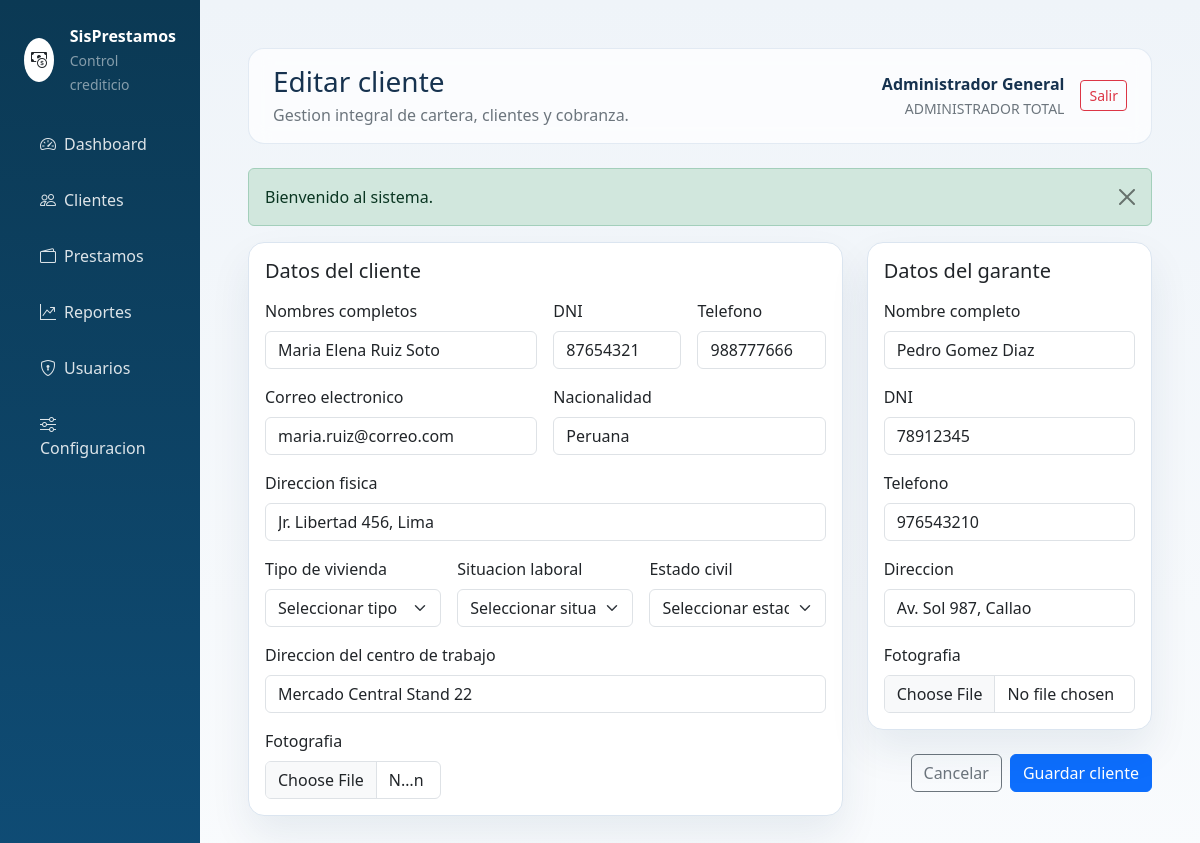
Screenshot of /clientes/editar/2 (signed in) with the database file from the repository.
### tables this page shows
CREATE TABLE garantes (
    id INT UNSIGNED AUTO_INCREMENT PRIMARY KEY,
    cliente_id INT UNSIGNED NOT NULL UNIQUE,
    foto VARCHAR(255) NULL,
    nombre_completo VARCHAR(150) NOT NULL,
    dni VARCHAR(20) NOT NULL UNIQUE,
    telefono VARCHAR(20) NOT NULL,
    direccion VARCHAR(255) NOT NULL,
    CONSTRAINT fk_garantes_clientes FOREIGN KEY (cliente_id) REFERENCES clientes(id)
);

CREATE TABLE clientes (
    id INT UNSIGNED AUTO_INCREMENT PRIMARY KEY,
    codigo VARCHAR(20) NOT NULL UNIQUE,
    foto VARCHAR(255) NULL,
    nombres VARCHAR(150) NOT NULL,
    dni VARCHAR(20) NOT NULL UNIQUE,
    telefono VARCHAR(20) NOT NULL,
    email VARCHAR(120) NULL,
    direccion VARCHAR(255) NOT NULL,
    nacionalidad VARCHAR(80) NOT NULL,
    tipo_vivienda VARCHAR(50) NOT NULL,
    situacion_laboral VARCHAR(50) NOT NULL,
    estado_civil VARCHAR(30) NOT NULL,
    direccion_trabajo VARCHAR(255) NULL,
    estado TINYINT(1) NOT NULL DEFAULT 1,
    creado_en DATETIME NOT NULL DEFAULT CURRENT_TIMESTAMP,
    eliminado_en DATETIME NULL,
    INDEX idx_clientes_nombres (nombres),
    INDEX idx_clientes_dni (dni)
);

### app/Helpers.php (called while the page is built, shortened)
<?php
function config(?string $key = null, $default = null)
{
    static $config;
    if ($config === null) {
        $config = require __DIR__ . '/Config.php';
    }
    $segments = explode('.', $key);
    $value = $config;
    foreach ($segments as $segment) {
        $value = $value[$segment];
    }
    return $value;
}
function app_url(string $path = ''): string
{
    $baseUrl = rtrim(base_url(), '/');
    return $baseUrl . '/' . ltrim($path, '/');
}
function base_url(): string
{
    $configured = trim((string) config('app.base_url', ''));
    $scriptName = str_replace('\\', '/', $_SERVER['SCRIPT_NAME'] ?? '/index.php');
    $directory = str_replace('/index.php', '', $scriptName);
    $directory = rtrim($directory, '/');
    return $directory === '/' ? '' : $directory;
}
function e($value): string
{
    return htmlspecialchars((string) $value, ENT_QUOTES, 'UTF-8');
}
function render(string $view, array $data = []): void
{
    require __DIR__ . '/../views/layout.php';
}

### app/Controllers.php (called while the page is built, shortened)
<?php
class ClientController
{
    public static function edit(int $id): void
    {
        $client = (new ClientService())->find($id);
        render('client_form', [
            'title' => 'Editar cliente',
            'client' => $client,
            'action' => app_url('clientes/editar/' . $id),
        ]);
    }
}

### app/Services.php (called while the page is built, shortened)
<?php
class ClientService
{
    private ClientRepository $repository;
    public function __construct()
    {
        $this->repository = new ClientRepository();
    }
    public function find(int $id): ?array
    {
        return $this->repository->find($id);
    }
}

### app/Config.php (called while the page is built)
<?php
return [
    'app' => [
        'name' => 'SisPrestamos',
        'base_url' => '',
        'timezone' => 'America/Lima',
        'currency' => 'S/',
        'session_key' => 'sisprestamos_user',
        'debug' => true,
    ],
    'database' => [
        'host' => '127.0.0.1',
        'port' => 3306,
        'dbname' => 'sisprestamos',
        'charset' => 'utf8mb4',
        'username' => 'root',
        'password' => '',
    ],
    'notifications' => [
        'mail' => [
            'host' => 'smtp.example.com',
            'port' => 587,
            'username' => 'no-reply@example.com',
            'password' => 'change-me',
            'encryption' => 'tls',
            'from_email' => 'no-reply@example.com',
            'from_name' => 'SisPrestamos',
        ],
        'sms' => [
            'provider' => 'log',
            'api_key' => '',
            'sender' => 'SisPrestamos',
        ],
    ],
];

### app/Database.php (called while the page is built, shortened)
<?php
class Database
{
    private static ?PDO $connection = null;
    public static function connection(): PDO
    {
        $config = config('database');
        $dsn = sprintf(
            'mysql:host=%s;port=%d;dbname=%s;charset=%s',
            $config['host'],
            $config['port'],
            $config['dbname'],
            $config['charset']
        );
        try {
            self::$connection = new PDO($dsn, $config['username'], $config['password'], [
                PDO::ATTR_ERRMODE => PDO::ERRMODE_EXCEPTION,
                PDO::ATTR_DEFAULT_FETCH_MODE => PDO::FETCH_ASSOC,
                PDO::ATTR_EMULATE_PREPARES => false,
            ]);
        } catch (PDOException $exception) {
            abort(500, 'No fue posible conectar con la base de datos: ' . $exception->getMessage());
        }
        return self::$connection;
    }
}

### app/Repositories.php (called while the page is built, shortened)
<?php
class ClientRepository
{
    public function find(int $id): ?array
    {
        $statement = Database::connection()->prepare(
            'SELECT c.*, g.id AS garante_id, g.foto AS garante_foto, g.nombre_completo AS garante_nombre_completo,
                    g.dni AS garante_dni, g.telefono AS garante_telefono, g.direccion AS garante_direccion
             FROM clientes c
             LEFT JOIN garantes g ON g.cliente_id = c.id
             WHERE c.id = :id AND c.eliminado_en IS NULL
             LIMIT 1'
        );
        $statement->execute(['id' => $id]);
        $client = $statement->fetch();
        return $client ?: null;
    }
}

### views/client_form.php (the view, shortened to what this page needs)
<?php
$client = $client ?? [];
?>
<form method="post" action="<?= e($action) ?>" enctype="multipart/form-data" class="row g-4">
    <div class="col-12 col-xl-8">
        <div class="card card-soft">
            <div class="card-body">
                <h2 class="h5 mb-3">Datos del cliente</h2>
                <div class="row g-3">
                    <div class="col-md-6">
                        <label class="form-label">Nombres completos</label>
                        <input type="text" name="nombres" class="form-control" required value="<?= e($client['nombres'] ?? old('nombres')) ?>">
                    </div>
                    <div class="col-md-3">
                        <label class="form-label">DNI</label>
                        <input type="text" name="dni" class="form-control" required value="<?= e($client['dni'] ?? old('dni')) ?>" maxlength="8">
                    </div>
                    <div class="col-md-3">
                        <label class="form-label">Telefono</label>
                        <input type="text" name="telefono" class="form-control" required value="<?= e($client['telefono'] ?? old('telefono')) ?>" maxlength="9">
                    </div>
                    <div class="col-md-6">
                        <label class="form-label">Correo electronico</label>
                        <input type="email" name="email" class="form-control" value="<?= e($client['email'] ?? old('email')) ?>">
                    </div>
                    <div class="col-md-6">
                        <label class="form-label">Nacionalidad</label>
                        <input type="text" name="nacionalidad" class="form-control" required value="<?= e($client['nacionalidad'] ?? old('nacionalidad')) ?>">
                    </div>
                    <div class="col-12">
                        <label class="form-label">Direccion fisica</label>
                        <input type="text" name="direccion" class="form-control" required value="<?= e($client['direccion'] ?? old('direccion')) ?>">
                    </div>
                    <div class="col-md-4">
                        <label class="form-label">Tipo de vivienda</label>
                        <select name="tipo_vivienda" id="" class="form-select" required>
                            <option value="">Seleccionar tipo</option>
                        </select>
                    </div>
                    <div class="col-md-4">
                        <label class="form-label">Situacion laboral</label>
                        <select name="situacion_laboral" id="" class="form-select" required>
                            <option value="">Seleccionar situacion laboral</option>
                        </select>
                    </div>
                    <div class="col-md-4">
                        <label class="form-label">Estado civil</label>
                        <select name="estado_civil" id="" class="form-select" required>
                            <option value="">Seleccionar estado civil</option>
                        </select>
                    </div>
                    <div class="col-12">
                        <label class="form-label">Direccion del centro de trabajo</label>
                        <input type="text" name="direccion_trabajo" class="form-control" value="<?= e($client['direccion_trabajo'] ?? old('direccion_trabajo')) ?>">
                    </div>
                    <div class="col-md-4">
                        <label class="form-label">Fotografia</label>
                        <input type="file" name="foto" class="form-control" accept="image/*">
                    </div>
                </div>
            </div>
        </div>
    </div>
    <div class="col-12 col-xl-4">
        <div class="card card-soft">
            <div class="card-body">
                <h2 class="h5 mb-3">Datos del garante</h2>
                <div class="row g-3">
                    <div class="col-12">
                        <label class="form-label">Nombre completo</label>
                        <input type="text" name="garante_nombre_completo" class="form-control" required value="<?= e($client['garante_nombre_completo'] ?? old('garante_nombre_completo')) ?>">
                    </div>
                    <div class="col-12">
                        <label class="form-label">DNI</label>
                        <input type="text" name="garante_dni" class="form-control" required value="<?= e($client['garante_dni'] ?? old('garante_dni')) ?>" maxlength="8">
                    </div>
                    <div class="col-12">
                        <label class="form-label">Telefono</label>
                        <input type="text" name="garante_telefono" class="form-control" required value="<?= e($client['garante_telefono'] ?? old('garante_telefono')) ?>" maxlength="9">
                    </div>
                    <div class="col-12">
                        <label class="form-label">Direccion</label>
                        <input type="text" name="garante_direccion" class="form-control" required value="<?= e($client['garante_direccion'] ?? old('garante_direccion')) ?>">
                    </div>
                    <div class="col-12">
                        <label class="form-label">Fotografia</label>
                        <input type="file" name="garante_foto" class="form-control" accept="image/*">
                    </div>
                </div>
            </div>
        </div>
        <div class="d-flex justify-content-end gap-2 mt-4">
            <a href="<?= e(app_url('clientes')) ?>" class="btn btn-outline-secondary">Cancelar</a>
            <button type="submit" class="btn btn-primary">Guardar cliente</button>
        </div>
    </div>
</form>

### views/layout.php (style rules this page uses)
:root { --sp-primary: #0b3954; --sp-accent: #f0a202; --sp-surface: #ffffff; --sp-soft: #f4f7fb; --sp-border: #dbe5f0; }
body { background: linear-gradient(180deg, #eff4f9 0%, #f9fbfd 100%); color: #16324f; }
.card-soft { border: 1px solid var(--sp-border); border-radius: 1rem; box-shadow: 0 20px 40px rgba(11,57,84,.08); }

### rows the page displays
garantes: nombres "Maria Elena Ruiz Soto", dni "87654321", telefono "988777666", email "maria.ruiz@correo.com", nacionalidad "Peruana", direccion "Jr. Libertad 456, Lima", direccion_trabajo "Mercado Central Stand 22", garante_nombre_completo "Pedro Gomez Diaz", garante_dni "78912345", garante_telefono "976543210", garante_direccion "Av. Sol 987, Callao"

### other values shown
config('app.name') "SisPrestamos"
$title "Editar cliente"
$user['nombre_completo'] "Administrador General"
$user['role_name'] "ADMINISTRADOR TOTAL"
$message "Bienvenido al sistema."
